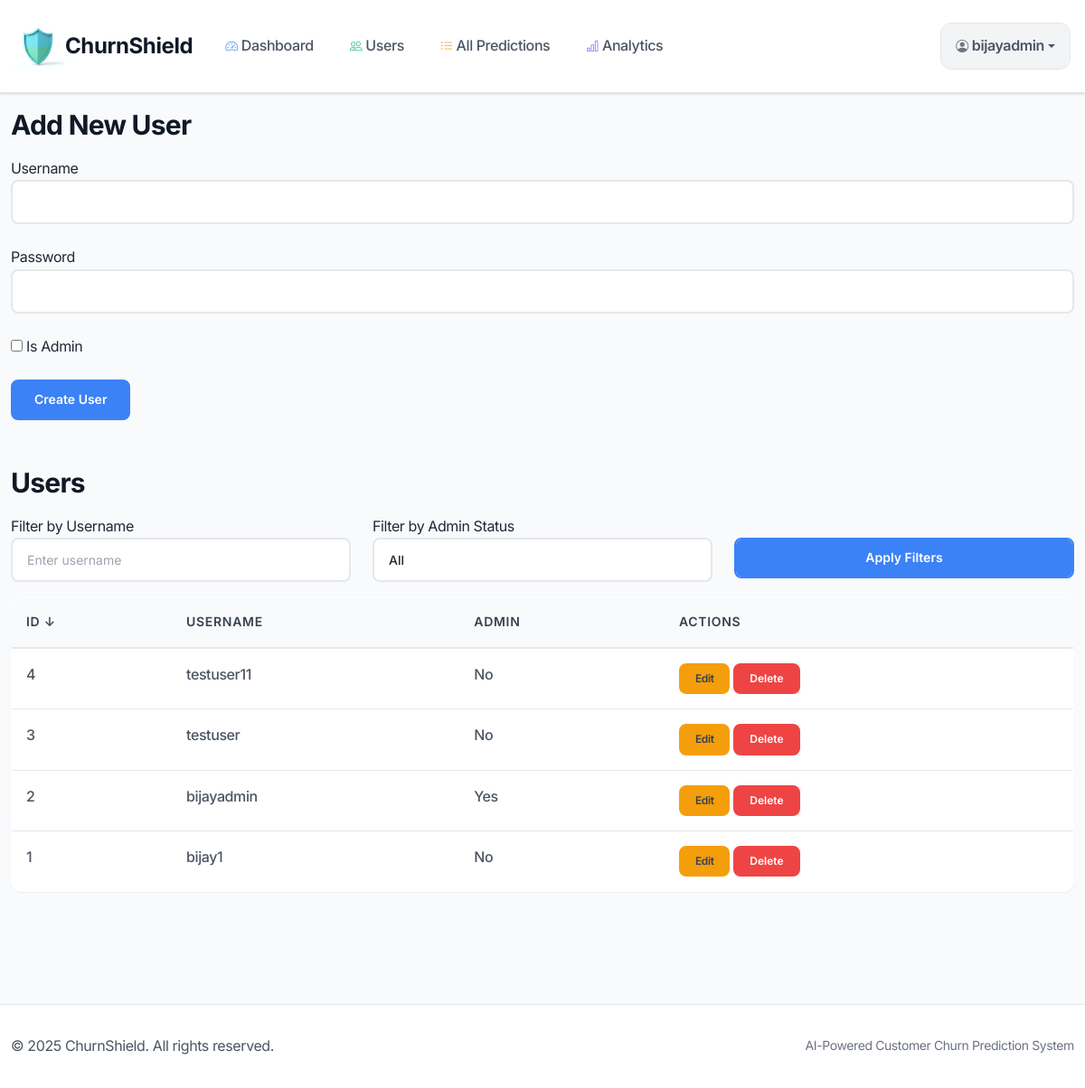
Screenshot of /admin_user?user_sort=id&user_order=desc&user_filter=&admin_filter=all&pred_sort=&pred_order=&pred_user_filter=&pred_date_start=&pred_date_end= (signed in) with the database file from the repository.
### database.py (models this page shows)
class User(db.Model, UserMixin):  # Add UserMixin
    id = db.Column(db.Integer, primary_key=True)
    username = db.Column(db.String(80), unique=True, nullable=False)
    password = db.Column(db.String(120), nullable=False)  # Hashed in app.py
    is_admin = db.Column(db.Boolean, default=False)
    predictions = db.relationship('Prediction', backref='user', lazy=True)

### app.py (the view, shortened to what this page needs)
@app.route('/admin_user', methods=['GET', 'POST'])
@login_required
def admin_user():
    if not current_user.is_admin:
        flash('Admin access only!')
        return redirect(url_for('dashboard'))
    user_sort = request.args.get('user_sort', 'id')
    user_order = request.args.get('user_order', 'asc')
    user_filter = request.args.get('user_filter', '')
    admin_filter = request.args.get('admin_filter', 'all')
    users_query = User.query
    if user_filter:
        users_query = users_query.filter(User.username.ilike(f'%{user_filter}%'))
    if admin_filter != 'all':
        users_query = users_query.filter(User.is_admin == (admin_filter == 'yes'))
    if user_sort == 'id':
        order = User.id.asc() if user_order == 'asc' else User.id.desc()
    elif user_sort == 'username':
        order = User.username.asc() if user_order == 'asc' else User.username.desc()
    elif user_sort == 'is_admin':
        order = User.is_admin.asc() if user_order == 'asc' else User.is_admin.desc()
    else:
        order = User.id.asc()
    users = users_query.order_by(order).all()
    return render_template('admin_user.html',
                         users=users,
                         user_sort=user_sort,
                         user_order=user_order,
                         user_filter=user_filter,
                         admin_filter=admin_filter)

### app.py (called while the page is built)
@login_manager.user_loader
def load_user(user_id):
    return User.query.get(int(user_id))

### templates/admin_user.html (shortened to what this page needs)
{% extends "base.html" %}
{% block content %}
<h2>Add New User</h2>
<form method="POST" action="{{ url_for('admin_user') }}">
    <div class="form-group">
        <label>Username</label>
        <input type="text" name="create_username" class="form-control" required>
    </div>
    <div class="form-group">
        <label>Password</label>
        <input type="password" name="create_password" class="form-control" required>
    </div>
    <div class="form-group">
        <label><input type="checkbox" name="create_is_admin"> Is Admin</label>
    </div>
    <button type="submit" class="btn btn-primary">Create User</button>
</form>
<br><br>
<h2>Users</h2>
<form method="GET" action="{{ url_for('admin_user') }}" class="mb-3">
    <div class="row">
        <div class="col-md-4">
            <label>Filter by Username</label>
            <input type="text" name="user_filter" class="form-control" value="{{ user_filter }}" placeholder="Enter username">
        </div>
        <div class="col-md-4">
            <label>Filter by Admin Status</label>
            <select name="admin_filter" class="form-control">
                <option value="all" {% if admin_filter == 'all' %}selected{% endif %}>All</option>
            </select>
        </div>
        <div class="col-md-4">
            <label>&nbsp;</label>
            <button type="submit" class="btn btn-primary form-control">Apply Filters</button>
        </div>
    </div>
</form>
<table class="table">
    <thead>
        <tr>
            <th>
                <a href="{{ url_for('admin_user', user_sort='id', user_order='desc' if user_sort == 'id' and user_order == 'asc' else 'asc', user_filter=user_filter, admin_filter=admin_filter, pred_sort=pred_sort, pred_order=pred_order, pred_user_filter=pred_user_filter, pred_date_start=pred_date_start, pred_date_end=pred_date_end) }}">
                    ID {% if user_sort == 'id' %}{% if user_order == 'asc' %}↑{% else %}↓{% endif %}{% endif %}
                </a>
            </th>
            <th>
                <a href="{{ url_for('admin_user', user_sort='username', user_order='desc' if user_sort == 'username' and user_order == 'asc' else 'asc', user_filter=user_filter, admin_filter=admin_filter, pred_sort=pred_sort, pred_order=pred_order, pred_user_filter=pred_user_filter, pred_date_start=pred_date_start, pred_date_end=pred_date_end) }}">
                    Username {% if user_sort == 'username' %}{% if user_order == 'asc' %}↑{% else %}↓{% endif %}{% endif %}
                </a>
            </th>
            <th>
                <a href="{{ url_for('admin_user', user_sort='is_admin', user_order='desc' if user_sort == 'is_admin' and user_order == 'asc' else 'asc', user_filter=user_filter, admin_filter=admin_filter, pred_sort=pred_sort, pred_order=pred_order, pred_user_filter=pred_user_filter, pred_date_start=pred_date_start, pred_date_end=pred_date_end) }}">
                    Admin {% if user_sort == 'is_admin' %}{% if user_order == 'asc' %}↑{% else %}↓{% endif %}{% endif %}
                </a>
            </th>
            <th>Actions</th>
        </tr>
    </thead>
    <tbody>
        {% for user in users %}
            <tr>
                <td>{{ user.id }}</td>
                <td>{{ user.username }}</td>
                <td>{{ 'Yes' if user.is_admin else 'No' }}</td>
                <td>
                    <a href="{{ url_for('edit_user', user_id=user.id) }}" class="btn btn-warning btn-sm">Edit</a>
                    <form action="{{ url_for('delete_user', user_id=user.id) }}" method="POST" style="display:inline;">
                        <button type="submit" class="btn btn-danger btn-sm" onclick="return confirm('Are you sure you want to delete {{ user.username }}?');">Delete</button>
                    </form>
                </td>
            </tr>
        {% endfor %}
    </tbody>
</table>
{% endblock %}

### templates/base.html (shortened to what this page needs)
<!DOCTYPE html>
<html lang="en">
<head>
    <link href="https://cdn.jsdelivr.net/npm/bootstrap@5.3.0/dist/css/bootstrap.min.css" rel="stylesheet">
    <link href="https://cdn.jsdelivr.net/npm/bootstrap-icons/font/bootstrap-icons.css" rel="stylesheet">
    <link rel="stylesheet" href="{{ url_for('static', filename='style.css') }}">
</head>
<body>
    <nav class="navbar navbar-expand-lg navbar-light fixed-top">
        <div class="container">
            <a class="navbar-brand" href="{{ url_for('dashboard') }}">
                <img src="../static/logo1.png" alt="logo">
                ChurnShield
            </a>
            <div class="collapse navbar-collapse" id="navbarNav">
                {% if current_user.is_authenticated %}
                    <ul class="navbar-nav me-auto">
                        <li class="nav-item">
                            <a class="nav-link" href="{{ url_for('dashboard') }}">
                                <i class="bi bi-speedometer2 me-1"></i>
                                Dashboard
                            </a>
                        </li>
                        {% if current_user.is_admin %}
                            <li class="nav-item">
                                <a class="nav-link" href="{{ url_for('admin_user') }}">
                                    <i class="bi bi-people me-1"></i>
                                    Users
                                </a>
                            </li>
                            <li class="nav-item">
                                <a class="nav-link" href="{{ url_for('predictions_user') }}">
                                    <i class="bi bi-list-ul me-1"></i>
                                    All Predictions
                                </a>
                            </li>
                            <li class="nav-item">
                                <a class="nav-link" href="{{ url_for('eda_dashboard') }}">
                                    <i class="bi bi-bar-chart me-1"></i>
                                    Analytics
                                </a>
                            </li>
                        {% endif %}
                    </ul>
                    <div class="navbar-nav">
                        <div class="nav-item dropdown">
                            <a class="nav-link dropdown-toggle user-dropdown" href="#" id="userDropdown" role="button" data-bs-toggle="dropdown">
                                <i class="bi bi-person-circle me-1"></i>
                                {{ current_user.username }}
                            </a>
                        </div>
                    </div>
                {% endif %}
            </div>
        </div>
    </nav>
    <main class="main-content">
        <div class="container">
            {% block content %}{% endblock %}
        </div>
    </main>
    <footer class="footer mt-5">
        <div class="container">
            <div class="row">
                <div class="col-md-6">
                    <p class="mb-0">&copy; 2025 ChurnShield. All rights reserved.</p>
                </div>
                <div class="col-md-6 text-md-end">
                    <small class="text-muted">AI-Powered Customer Churn Prediction System</small>
                </div>
            </div>
        </div>
    </footer>
</body>
</html>

### static/style.css (style rules this page uses)
:root { --primary-color: #3b82f6; --primary-dark: #1d4ed8; --secondary-color: #6366f1; --success-color: #10b981; --warning-color: #f59e0b; --danger-color: #ef4444; --info-color: #06b6d4; --gray-50: #f9fafb; --gray-100: #f3f4f6; --gray-200: #e5e7eb; --gray-300: #d1d5db; --gray-400: #9ca3af; --gray-500: #6b7280; --gray-600: #4b5563; --gray-700: #374151; --gray-800: #1f2937; --gray-900: #111827; --border-radius: 12px; --border-radius-sm: 8px; --border-radius-lg: 16px; --shadow-sm: 0 1px 2px 0 rgba(0, 0, 0, 0.05); --shadow: 0 1px 3px 0 rgba(0, 0, 0, 0.1), 0 1px 2px 0 rgba(0, 0, 0, 0.06); --shadow-md: 0 4px 6px -1px rgba(0, 0, 0, 0.1), 0 2px 4px -1px rgba(0, 0, 0, 0.06); --shadow-lg: 0 10px 15px -3px rgba(0, 0, 0, 0.1), 0 4px 6px -2px rgba(0, 0, 0, 0.05); --shadow-xl: 0 20px 25px -5px rgba(0, 0, 0, 0.1), 0 10px 10px -5px rgba(0, 0, 0, 0.04); }
* { box-sizing: border-box; }
html { scroll-behavior: smooth; }
body { font-family: 'Inter', -apple-system, BlinkMacSysFont, 'Segoe UI', Roboto, sans-serif; line-height: 1.6; color: var(--gray-800); background-color: var(--gray-50); font-weight: 400; letter-spacing: -0.025em; }
.navbar { background: rgba(255, 255, 255, 0.95) !important; backdrop-filter: blur(10px); box-shadow: var(--shadow); border-bottom: 1px solid var(--gray-200); padding: 1rem 0; transition: all 0.3s ease; }
.navbar-brand { font-weight: 700; font-size: 1.5rem; color: var(--gray-900) !important; text-decoration: none; display: flex; align-items: center; transition: all 0.2s ease; }
.navbar-brand img { height: 60px; background-color: transparent; }
.nav-link { font-weight: 500; color: var(--gray-600) !important; padding: 0.75rem 1rem !important; margin: 0 0.25rem; border-radius: var(--border-radius-sm); transition: all 0.2s ease; position: relative; display: flex; align-items: center; text-decoration: none; }
.nav-link i { font-size: 0.875rem; opacity: 0.8; }
.user-dropdown { background-color: var(--gray-100); border: 1px solid var(--gray-200); border-radius: var(--border-radius); font-weight: 600; }
.main-content { min-height: calc(100vh - 200px); padding-top: 120px; padding-bottom: 60px; }
.container { max-width: 1200px; }
.form-group { margin-bottom: 1.5rem; }
.form-control { border: 2px solid var(--gray-200); border-radius: var(--border-radius-sm); padding: 0.75rem 1rem; font-size: 0.875rem; font-weight: 500; transition: all 0.2s ease; background-color: #fff; }
.form-control::placeholder { color: var(--gray-400); font-weight: 400; }
.btn { font-weight: 600; border-radius: var(--border-radius-sm); padding: 0.75rem 1.5rem; font-size: 0.875rem; border: 2px solid transparent; transition: all 0.2s ease; text-decoration: none; display: inline-flex; align-items: center; justify-content: center; line-height: 1.2; }
.btn-primary { background-color: var(--primary-color); border-color: var(--primary-color); color: white; }
.btn-warning { background-color: var(--warning-color); border-color: var(--warning-color); color: white; }
.btn-danger { background-color: var(--danger-color); border-color: var(--danger-color); color: white; }
.btn-sm { padding: 0.5rem 1rem; font-size: 0.75rem; }
.table { background: white; border-radius: var(--border-radius); overflow: hidden; box-shadow: var(--shadow-sm); border: 1px solid var(--gray-200); }
.table thead th { background-color: var(--gray-50); border-bottom: 2px solid var(--gray-200); font-weight: 600; color: var(--gray-700); padding: 1rem; font-size: 0.875rem; text-transform: uppercase; letter-spacing: 0.05em; }
.table tbody td { padding: 1rem; border-bottom: 1px solid var(--gray-200); color: var(--gray-600); font-weight: 500; }
.table a { color: var(--gray-700); text-decoration: none; font-weight: 600; transition: color 0.2s ease; }
h1, h2, h3, h4, h5, h6 { font-weight: 700; color: var(--gray-900); line-height: 1.25; margin-bottom: 1rem; letter-spacing: -0.025em; }
h2 { font-size: 1.875rem; }
p { color: var(--gray-600); margin-bottom: 1rem; line-height: 1.7; }
.text-muted { color: var(--gray-500) !important; }
.footer { background-color: white; border-top: 1px solid var(--gray-200); padding: 2rem 0; margin-top: auto; color: var(--gray-600); }
.bi-speedometer2 { color: var(--primary-color); }
.bi-people { color: var(--success-color); }
.bi-list-ul { color: var(--warning-color); }
.bi-bar-chart { color: var(--secondary-color); }
* { transition: color 0.2s ease, background-color 0.2s ease, border-color 0.2s ease, transform 0.2s ease, box-shadow 0.2s ease; }

### rows the page displays
User: username "bijayadmin", id "2", is_admin "Yes"
User: id "4", username "testuser11", is_admin "No"
User: id "3", username "testuser", is_admin "No"
User: id "1", username "bijay1", is_admin "No"
